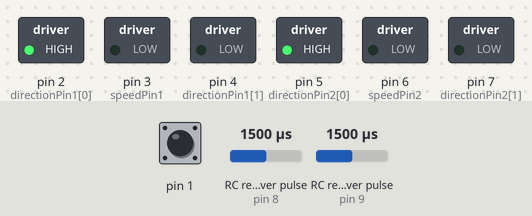
A sketch run on a simulated Arduino Uno, built with avr-gcc and run on an emulated ATmega328P. Shown: switched loads named in the sketch (green lamp = pin HIGH). Wiring (inferred from the names in the program): 2 × RC receiver channel: data pin 8 / data pin 9. Inputs (shaded band) come from the test bench; at power-on: RC receiver pulse (sensors on pin 8, pin 9) 1500 µs, pin 1 HIGH. What the sketch prints to the serial monitor is not drawn.

Above: at 1.2 s.
1.3 s: RC receiver pulse (sensor on pin 8) set to 1415 µs
4.3 s: RC receiver pulse (sensor on pin 8) set to 1388 µs
At 4.8 s:
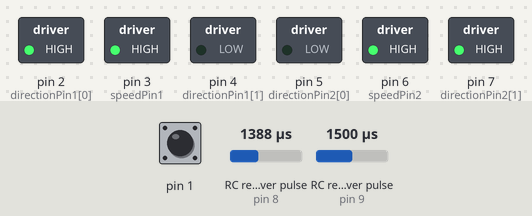
5.9 s: RC receiver pulse (sensor on pin 8) set to 1750 µs
At 6.9 s:
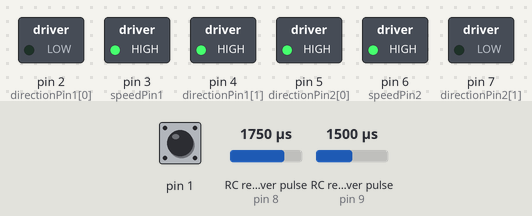
7.5 s: RC receiver pulse (sensor on pin 8) set to 1709 µs
9.0 s: RC receiver pulse (sensor on pin 8) set to 1693 µs
At 10.0 s:
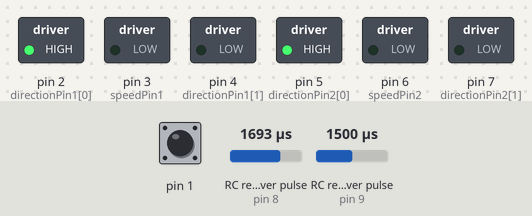
12.0 s: RC receiver pulse (sensor on pin 9) set to 1407 µs
13.5 s: RC receiver pulse (sensor on pin 9) set to 1392 µs
At 14.1 s:
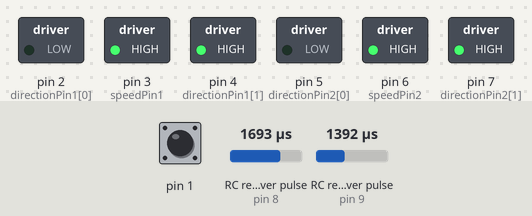
Timing chart, 0 to 16.0 s (numbered marks = the images above; inputs shaded):
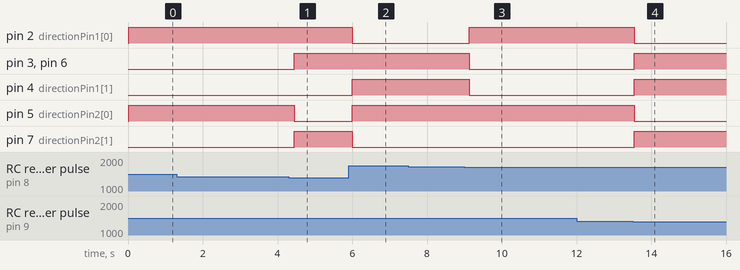

Measured:
- the behaviour switches between 1399 and 1398 µs on RC receiver pulse (sensor on pin 8) (found by bisection; images 0 and 1)
- the behaviour switches between 1700 and 1699 µs on RC receiver pulse (sensor on pin 8) (found by bisection; images 2 and 3)
- the behaviour switches between 1399 and 1398 µs on RC receiver pulse (sensor on pin 9) (found by bisection; images 3 and 4)
- after the input at 1.3 s, every drawn part: stays the same
- after the input at 4.3 s, pin 3 (speedPin1), pin 6 (speedPin2), pin 7 (directionPin2[1]): LOW → HIGH after 0.14 s; pin 5 (directionPin2[0]): HIGH → LOW after 0.14 s
- after the input at 5.9 s, pin 2 (directionPin1[0]), pin 7 (directionPin2[1]): HIGH → LOW after 0.10 s; pin 4 (directionPin1[1]), pin 5 (directionPin2[0]): LOW → HIGH after 0.10 s
- after the input at 7.5 s, every drawn part: stays the same
- after the input at 9.0 s, pin 2 (directionPin1[0]): LOW → HIGH after 0.12 s; pin 3 (speedPin1), pin 4 (directionPin1[1]), pin 6 (speedPin2): HIGH → LOW after 0.12 s
- after the input at 12.0 s, every drawn part: stays the same
- after the input at 13.5 s, pin 2 (directionPin1[0]), pin 5 (directionPin2[0]): HIGH → LOW at once; pin 3 (speedPin1), pin 4 (directionPin1[1]), pin 6 (speedPin2), pin 7 (directionPin2[1]): LOW → HIGH at once

The sketch:

Reciever.ino
```cpp
int ch1=8;
int ch2=9;


 int motorSpeed1 = 0;
int motorDirection1 = 1;
int motorSpeed2 = 0;
int motorDirection2 = 1;

   int directionPin1[] = {2,4};
 int speedPin1= 3;
 int directionPin2[] = {5,7};
 int speedPin2 = 6;

 void setup() {
  pinMode(directionPin1[0], OUTPUT);
 pinMode(directionPin1[1], OUTPUT);
 pinMode(directionPin2[0], OUTPUT);
 pinMode(directionPin2[1], OUTPUT);
 pinMode(speedPin1, OUTPUT);
 pinMode(speedPin2, OUTPUT);


 digitalWrite(speedPin1, 0);
 digitalWrite(speedPin2,0);

 pinMode(1, INPUT);
 while(digitalRead(1) == 0){
     delay(1);
     }
pinMode(ch1, INPUT); // Set our input and output pins as such
 pinMode(ch2, INPUT);

 Serial.begin(9600); //initialise serial

}

void loop() {

ch1 = pulseIn(8, HIGH, 25000); // Read the HIGH pulse width of
 ch2 = pulseIn(9, HIGH, 25000); // each channel with timeout specified


Serial.print("Channel 1:"); // Printing the value of
 Serial.print(ch1); // each channel
 Serial.print("\t");
 Serial.print("Channel 2:");
 Serial.print(ch2);
 Serial.print("\t");


if(ch1 < 1400){
  motorDirection1=1;
motorDirection2=-1;
  motorSpeed1=255;
 motorSpeed2=255;
 //Serial.print("Left  ");
 roboDrive();
 delay(250);
}

else if(ch1 > 1700){     //right
 motorDirection1=-1;
 motorDirection2=1;
 motorSpeed1=255;
 motorSpeed2=255;
// Serial.print("Right  ");
 roboDrive();
 delay(250);
}

else if(ch2 < 1400){     //backwards
 motorDirection1=-1;
 motorDirection2=-1;
 motorSpeed1=255;
 motorSpeed2=255;
 //Serial.print("backwards  ");
 roboDrive();
 delay(250);
}

else if(ch2 > 1600){    //forward
  motorDirection1=1;
 motorDirection2=1;
 motorSpeed1=255;
 motorSpeed2=255;
// Serial.print("forwards  ");
 roboDrive();
 delay(250);
}

else{
 motorDirection1=1;
 motorDirection2=1;
 motorSpeed1=0;
 motorSpeed2=0;
 //Serial.print("stop  ");
 roboDrive();
 delay(250);}


 }

  void roboDrive(){
//Serial.print("motor 1: ");
//Serial.print(motorDirection1);
//Serial.print(" motor 2: ");
//Serial.print(motorDirection2);
//
//Serial.print(" motorSpeed1: ");
//Serial.print(motorSpeed1);
//Serial.print(" motorSpeed 2: ");
//Serial.println(motorSpeed2);

 if(motorDirection1 == 1){
 digitalWrite(directionPin1[0], HIGH);
 digitalWrite(directionPin1[1], LOW);
 }
 else{
 digitalWrite(directionPin1[0], LOW);
 digitalWrite(directionPin1[1], HIGH);
 }
 if(motorDirection2 == 1){ //configure H bridge
 digitalWrite(directionPin2[0], HIGH);
 digitalWrite(directionPin2[1], LOW);
 }
 else{
 digitalWrite(directionPin2[0], LOW);
 digitalWrite(directionPin2[1], HIGH);
 }

 analogWrite(speedPin1, motorSpeed1);
 analogWrite(speedPin2, motorSpeed2);


 }
```
